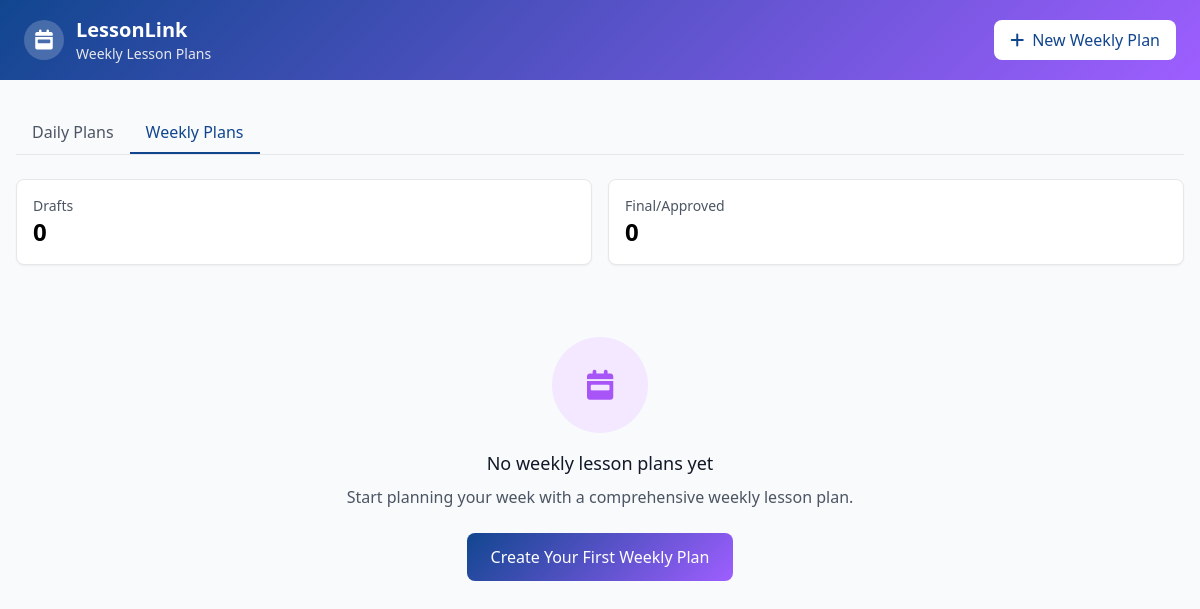
Page /drafts/weekly/ (signed in) on the earlier database version.
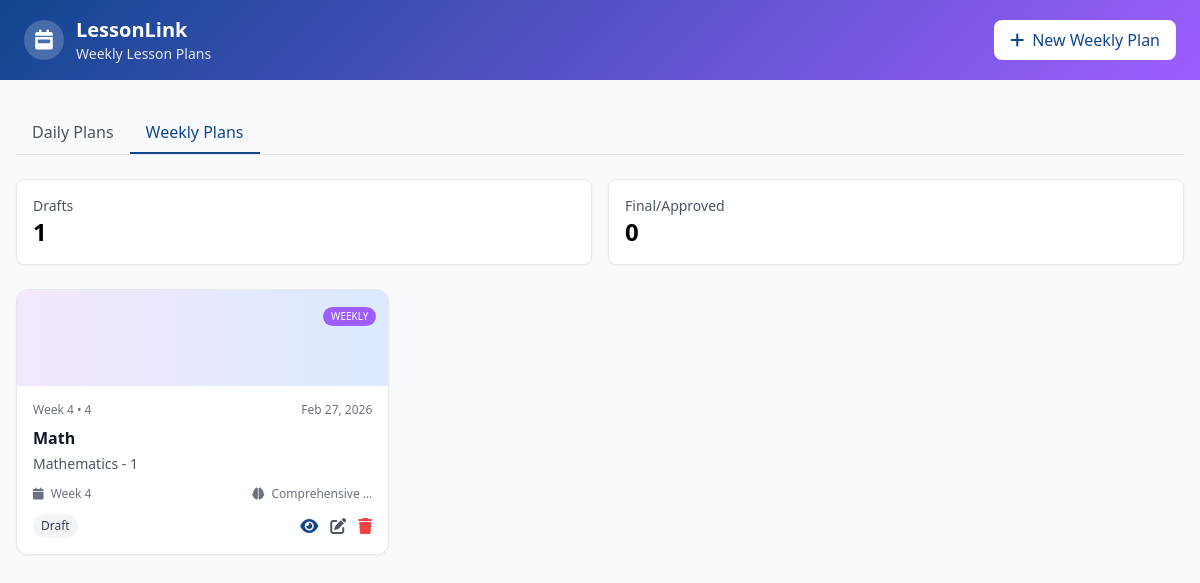
Same page on the later database version.
### lessonGenerator/models.py (models this page shows, shortened)
class WeeklyLessonPlan(models.Model):
    DRAFT = 'draft'
    FINAL = 'final'
    STATUS_CHOICES = [
        (DRAFT, 'Draft'),
        (FINAL, 'Final'),
    ]
    INTELLIGENCE_TYPE_CHOICES = [
        ('comprehensive', 'Comprehensive (IQ+EQ+SQ+AQ)'),
        ('cognitive', 'Cognitive Focus (IQ) - Logical & Analytical'),
        ('emotional', 'Emotional Focus (EQ) - Self & Social Awareness'),
        ('social', 'Social Focus (SQ) - Collaboration & Communication'),
        ('resilience', 'Resilience Focus (AQ) - Perseverance & Adaptability'),
        ('differentiated', 'Differentiated Mix - All Types with Varied Activities'),
    ]
    WEEK_DAYS = [
        ('monday', 'Monday'),
        ('tuesday', 'Tuesday'),
        ('wednesday', 'Wednesday'),
        ('thursday', 'Thursday'),
        ('friday', 'Friday'),
    ]
    title = models.CharField(max_length=200, help_text="Weekly lesson title")
    subject = models.CharField(max_length=100)
    grade_level = models.CharField(max_length=50)
    quarter = models.CharField(max_length=50)
    week_number = models.IntegerField(help_text="Week number in the quarter (1-10)")
    school = models.CharField(max_length=200, blank=True)
    teacher = models.CharField(max_length=200, blank=True)
    teaching_date = models.CharField(max_length=100, blank=True, help_text="Teaching date range")
    content_standard = models.TextField(help_text="MATATAG Content Standards for the week")
    performance_standard = models.TextField(help_text="MATATAG Performance Standards for the week")
    objective_monday = models.TextField(blank=True)
    objective_tuesday = models.TextField(blank=True)
    objective_wednesday = models.TextField(blank=True)
    objective_thursday = models.TextField(blank=True)
    objective_friday = models.TextField(blank=True)
    content_monday = models.TextField(blank=True)
    content_tuesday = models.TextField(blank=True)
    content_wednesday = models.TextField(blank=True)
    content_thursday = models.TextField(blank=True)
    content_friday = models.TextField(blank=True)
    teachers_guide = models.CharField(max_length=200, blank=True)
    learning_materials = models.CharField(max_length=200, blank=True)
    textbook_pages = models.CharField(max_length=200, blank=True)
    lr_portal = models.CharField(max_length=200, blank=True, help_text="Learning Resource Portal references")
    other_resources = models.TextField(blank=True)
    monday_procedure_a = models.TextField(blank=True, help_text="A. Reviewing previous lesson")
    monday_procedure_b = models.TextField(blank=True, help_text="B. Establishing purpose")
    monday_procedure_c = models.TextField(blank=True, help_text="C. Presenting examples")
    monday_procedure_d = models.TextField(blank=True, help_text="D. Discussing concepts #1")
    monday_procedure_e = models.TextField(blank=True, help_text="E. Discussing concepts #2")
    monday_procedure_f = models.TextField(blank=True, help_text="F. Developing mastery")
    monday_procedure_g = models.TextField(blank=True, help_text="G. Finding practical applications")
    monday_procedure_h = models.TextField(blank=True, help_text="H. Making generalizations")
    monday_procedure_i = models.TextField(blank=True, help_text="I. Evaluating learning")
    monday_procedure_j = models.TextField(blank=True, help_text="J. Additional activities")
    tuesday_procedure_a = models.TextField(blank=True)
    tuesday_procedure_b = models.TextField(blank=True)
    tuesday_procedure_c = models.TextField(blank=True)
    tuesday_procedure_d = models.TextField(blank=True)
    tuesday_procedure_e = models.TextField(blank=True)
    tuesday_procedure_f = models.TextField(blank=True)
    tuesday_procedure_g = models.TextField(blank=True)
    tuesday_procedure_h = models.TextField(blank=True)
    tuesday_procedure_i = models.TextField(blank=True)
    tuesday_procedure_j = models.TextField(blank=True)
    wednesday_procedure_a = models.TextField(blank=True)
    wednesday_procedure_b = models.TextField(blank=True)
    wednesday_procedure_c = models.TextField(blank=True)
    wednesday_procedure_d = models.TextField(blank=True)
    wednesday_procedure_e = models.TextField(blank=True)
    wednesday_procedure_f = models.TextField(blank=True)
    wednesday_procedure_g = models.TextField(blank=True)
    wednesday_procedure_h = models.TextField(blank=True)
    wednesday_procedure_i = models.TextField(blank=True)
    wednesday_procedure_j = models.TextField(blank=True)
    thursday_procedure_a = models.TextField(blank=True)
    thursday_procedure_b = models.TextField(blank=True)
    thursday_procedure_c = models.TextField(blank=True)
    thursday_procedure_d = models.TextField(blank=True)
    thursday_procedure_e = models.TextField(blank=True)
    thursday_procedure_f = models.TextField(blank=True)
    thursday_procedure_g = models.TextField(blank=True)
    thursday_procedure_h = models.TextField(blank=True)
    thursday_procedure_i = models.TextField(blank=True)
    thursday_procedure_j = models.TextField(blank=True)
    friday_procedure_a = models.TextField(blank=True)
    friday_procedure_b = models.TextField(blank=True)
    friday_procedure_c = models.TextField(blank=True)
    friday_procedure_d = models.TextField(blank=True)
    friday_procedure_e = models.TextField(blank=True)
    friday_procedure_f = models.TextField(blank=True)
    friday_procedure_g = models.TextField(blank=True)
    friday_procedure_h = models.TextField(blank=True)
    friday_procedure_i = models.TextField(blank=True)
    friday_procedure_j = models.TextField(blank=True)
    weekly_theme = models.CharField(max_length=50, blank=True, choices=[
        ('introduction', 'Introduction'),
        ('skill_building', 'Skill Building'),
        ('deep_dive', 'Deep Dive'),
        ('practice', 'Practice'),
        ('assessment', 'Assessment'),
    ])
    teaching_approach = models.CharField(max_length=50, blank=True, choices=[
        ('direct', 'Direct Instruction'),
        ('collaborative', 'Collaborative Learning'),
        ('hands_on', 'Hands-on/Practical'),
        ('inquiry', 'Inquiry-Based'),
    ])
    intelligence_type = models.CharField(
        max_length=20,
        choices=INTELLIGENCE_TYPE_CHOICES,
        default='comprehensive',
        help_text="Type of intelligence to focus lesson plan adaptation on"
    )
    exemplar_used = models.ForeignKey('lesson.Exemplar', on_delete=models.SET_NULL, null=True, blank=True)
    exemplar_notes = models.TextField(blank=True, help_text="How exemplar influenced this weekly plan")
    melc_codes = models.TextField(blank=True, help_text="MELC codes covered this week (comma separated)")
    values_integration = models.TextField(blank=True)
    cross_curricular = models.TextField(blank=True)
    generated_content = models.TextField(help_text="Full AI-generated weekly lesson plan in markdown")
    status = models.CharField(max_length=10, choices=STATUS_CHOICES, default=DRAFT)
    auto_approved = models.BooleanField(default=False)
    created_by = models.ForeignKey(settings.AUTH_USER_MODEL, on_delete=models.CASCADE, related_name='weekly_plans')
    created_at = models.DateTimeField(auto_now_add=True)
    updated_at = models.DateTimeField(auto_now=True)
    is_weekly = models.BooleanField(default=True, help_text="Indicator for weekly lesson plans")
    class Meta:
        ordering = ['-created_at']
        verbose_name = 'Weekly Lesson Plan'
        verbose_name_plural = 'Weekly Lesson Plans'
    def get_latest_submission(self):
        try:
            from .models import LessonPlanSubmission
            return LessonPlanSubmission.objects.filter(
                lesson_plan_id=self.id,
                is_weekly=True
            ).order_by('-submission_date').first()
        except:
            return None

### lessonGenerator/views.py (the view)
# urls.py: path('drafts/weekly/', views.weekly_draft_list, name='weekly_draft_list'),
@login_required
def weekly_draft_list(request):
    drafts = WeeklyLessonPlan.objects.filter(
        created_by=request.user
    ).order_by('-created_at')
    draft_data = []
    for draft in drafts:
        draft_data.append({
            'draft': draft,
            'latest_submission': draft.get_latest_submission()
        })
    draft_count = drafts.filter(status=WeeklyLessonPlan.DRAFT).count()
    final_count = drafts.filter(status=WeeklyLessonPlan.FINAL).count()
    return render(request, 'lessonGenerator/weekly_draft_list.html', {
        'draft_data': draft_data,
        'draft_count': draft_count,
        'final_count': final_count,
        'is_weekly': True
    })

### lesson/context_processors.py (called while the page is built)
def user_school_info(request):
    if request.user.is_authenticated:
        try:
            return {
                'user_school': request.user.school,
            }
        except Exception as e:
            print(f"Context processor error: {e}")
            return {}
    return {}

### lessonGenerator/templates/lessonGenerator/weekly_draft_list.html (shortened to what this page needs)
<!DOCTYPE html>
<html lang="en">
<head>
    <script src="https://cdn.tailwindcss.com"></script>
    <link href="https://cdnjs.cloudflare.com/ajax/libs/font-awesome/6.0.0/css/all.min.css" rel="stylesheet">
</head>
<body class="bg-gray-50">
    <div class="gradient-bg text-white px-6 py-4">
        <div class="max-w-7xl mx-auto flex items-center justify-between">
            <a href="{% url 'dashboard' %}" class="flex items-center space-x-3">
                <div class="w-10 h-10 bg-white bg-opacity-20 rounded-full flex items-center justify-center">
                    <i class="fas fa-calendar-week text-white text-xl"></i>
                </div>
                <div>
                    <h1 class="text-xl font-bold">LessonLink</h1>
                    <p class="text-sm text-gray-200">Weekly Lesson Plans</p>
                </div>
            </a>
            <a href="{% url 'lesson_ai_weekly' %}" class="bg-white text-[#11468F] px-4 py-2 rounded-lg hover:bg-gray-100">
                <i class="fas fa-plus mr-2"></i>New Weekly Plan
            </a>
        </div>
    </div>
    <div class="max-w-7xl mx-auto px-4 py-8">
        <div class="flex border-b border-gray-200 mb-6">
            <a href="{% url 'draft_list' %}" class="px-4 py-2 text-gray-600 hover:text-gray-800">Daily Plans</a>
            <a href="{% url 'weekly_draft_list' %}" class="px-4 py-2 text-[#11468F] border-b-2 border-[#11468F] font-medium">Weekly Plans</a>
        </div>
        <div class="grid grid-cols-2 gap-4 mb-6">
            <div class="bg-white rounded-lg p-4 shadow-sm border">
                <div class="text-sm text-gray-600">Drafts</div>
                <div class="text-2xl font-bold">{{ draft_count }}</div>
            </div>
            <div class="bg-white rounded-lg p-4 shadow-sm border">
                <div class="text-sm text-gray-600">Final/Approved</div>
                <div class="text-2xl font-bold">{{ final_count }}</div>
            </div>
        </div>
        {% if draft_data %}
        <div class="grid grid-cols-1 md:grid-cols-2 lg:grid-cols-3 gap-6">
            {% for item in draft_data %}
            {% with draft=item.draft submission=item.latest_submission %}
            <div class="bg-white rounded-xl shadow-sm border border-gray-200 overflow-hidden hover:shadow-lg transition-shadow">
                <div class="h-24 bg-gradient-to-r from-purple-100 to-blue-100 relative">
                    <div class="absolute top-3 right-3">
                        <span class="weekly-badge">WEEKLY</span>
                    </div>
                </div>
                <div class="p-4">
                    <div class="flex items-center justify-between mb-2">
                        <span class="text-xs font-medium text-gray-500">Week {{ draft.week_number }} • {{ draft.quarter }}</span>
                        <span class="text-xs text-gray-500">{{ draft.created_at|date:"M d, Y" }}</span>
                    </div>
                    <h3 class="font-semibold text-gray-900 mb-1">{{ draft.title }}</h3>
                    <p class="text-sm text-gray-600 mb-3">{{ draft.subject }} - {{ draft.grade_level }}</p>
                    <div class="flex items-center justify-between text-xs text-gray-500 mb-3">
                        <span><i class="fas fa-calendar mr-1"></i> Week {{ draft.week_number }}</span>
                        <span><i class="fas fa-brain mr-1"></i> {{ draft.get_intelligence_type_display|truncatechars:15 }}</span>
                    </div>
                    <div class="flex items-center justify-between">
                        <span class="text-xs px-2 py-1 bg-gray-100 rounded-full
                            {% if draft.status == 'draft' %}status-draft
                            {% elif draft.status == 'final' %}status-final{% endif %}">
                            {{ draft.get_status_display }}
                        </span>
                        <div class="flex space-x-3">
                            <a href="{% url 'view_weekly_draft' draft.id %}" class="text-[#11468F] hover:text-[#0d3a7a]" title="View">
                                <i class="fas fa-eye"></i>
                            </a>
                            <a href="{% url 'edit_weekly_draft' draft.id %}" class="text-gray-600 hover:text-gray-800" title="Edit">
                                <i class="fas fa-edit"></i>
                            </a>
                            {% if draft.status == 'draft' %}
                            <button onclick="deleteDraft({{ draft.id }})" class="text-red-500 hover:text-red-700" title="Delete">
                                <i class="fas fa-trash"></i>
                            </button>
                            {% endif %}
                        </div>
                    </div>
                </div>
            </div>
            {% endwith %}
            {% endfor %}
        </div>
        {% else %}
        <div class="text-center py-12">
            <div class="w-24 h-24 bg-purple-100 rounded-full flex items-center justify-center mx-auto mb-4">
                <i class="fas fa-calendar-week text-3xl text-purple-500"></i>
            </div>
            <h3 class="text-lg font-medium text-gray-900 mb-2">No weekly lesson plans yet</h3>
            <p class="text-gray-600 mb-6">Start planning your week with a comprehensive weekly lesson plan.</p>
            <a href="{% url 'lesson_ai_weekly' %}" class="gradient-bg text-white px-6 py-3 rounded-lg hover:opacity-90 inline-block">
                Create Your First Weekly Plan
            </a>
        </div>
        {% endif %}
    </div>
</body>
</html>

### lessonGenerator/templates/lessonGenerator/weekly_draft_list.html (style rules this page uses)
.gradient-bg { background: linear-gradient(135deg, #11468F 0%, #9E5EFF 100%); }
.weekly-badge { background-color: #9E5EFF; color: white; font-size: 10px; padding: 2px 8px; border-radius: 12px; display: inline-block; margin-left: 8px; }
.status-draft { background-color: #f3f4f6; color: #374151; }

Differences in the rows shown:
added WeeklyLessonPlan: draft.week_number "4", draft.quarter "4", draft.created_at "Feb 27, 2026", draft "Math", draft.subject "Mathematics", draft.grade_level "1", draft.intelligence_type "Comprehensive …", draft.status "Draft"
Other differences:
{{ draft_count }}: "0" → "1"
text no longer shown: "No weekly lesson plans yet Start planning your week with a comprehensive weekly lesson plan. Create Your First Weekly Plan"
